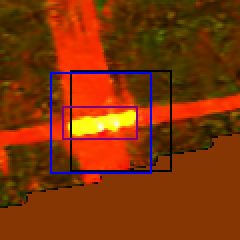
#> input picture data/12_sliced_and_annotated_ASF_data_WITH_BORDERS/S1A_IW_GRDH_1SDV_20210106T015004_20210106T015033_036011_04381A_71E9/subset10.png, 120 x 120 px, given as the content of the folder ../data/8_rgb_png_ASF_data/, which was not available (shown 2 times larger)
$ python 4_png_file_denoising.py
#> lines starting #> are read from the running program, lines starting #| are printed output that depends on the picture

from src.constants import RGB_PNG_ASF_DATA_PATH, SLICED_ASF_DATA_PATH

import os
import rasterio
import cv2
from tqdm import tqdm

sentinel_files = [file for file in os.listdir(RGB_PNG_ASF_DATA_PATH) if file.endswith('.png')]
number_of_sentinel_files = len(sentinel_files)
print(sentinel_files)

for file in tqdm(sentinel_files):
    input_filepath = RGB_PNG_ASF_DATA_PATH + file
    # output_filepath1 = RGB_PNG_ASF_DATA_PATH + 'denoised_' + file
    output_filepath1 = SLICED_ASF_DATA_PATH + file

    # IMAGE DENOISING
    img = cv2.imread(input_filepath)
#> img is the input picture: shape (120, 120, 3); mean B, G, R 6.2, 52.1, 128.4
    dst = cv2.fastNlMeansDenoisingColored(img, None, 10, 10, 7, 15)
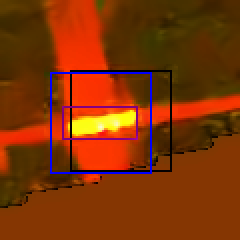
#> dst: shape (120, 120, 3) (shown 2 times larger); mean B, G, R 6.1, 51.8, 127.4
    cv2.imwrite(output_filepath1, dst)

$ run again, on data/12_sliced_and_annotated_ASF_data_WITH_BORDERS/S1A_IW_GRDH_1SDV_20210118T135238_20210118T135303_036193_043E88_BD9D/subset122.png
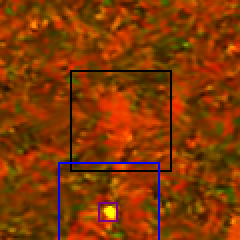
#> input picture data/12_sliced_and_annotated_ASF_data_WITH_BORDERS/S1A_IW_GRDH_1SDV_20210118T135238_20210118T135303_036193_043E88_BD9D/subset122.png, 120 x 120 px, given as the content of the folder ../data/8_rgb_png_ASF_data/, which was not available (shown 2 times larger)
#> img is the input picture: shape (120, 120, 3); mean B, G, R 3, 56.2, 131.3
#> `dst = cv2.fastNlMeansDenoisingColored(img, None, 10, 10, 7, 15)`:
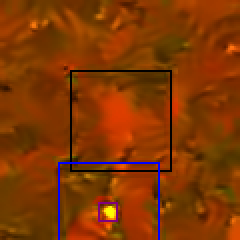
#> dst: shape (120, 120, 3) (shown 2 times larger); mean B, G, R 2.9, 55.4, 129.9

$ run again, on data/12_sliced_and_annotated_ASF_data_WITH_BORDERS/S1A_IW_GRDH_1SDV_20210118T135238_20210118T135303_036193_043E88_BD9D/subset124.png
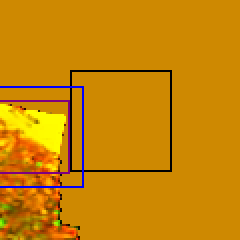
#> input picture data/12_sliced_and_annotated_ASF_data_WITH_BORDERS/S1A_IW_GRDH_1SDV_20210118T135238_20210118T135303_036193_043E88_BD9D/subset124.png, 120 x 120 px, given as the content of the folder ../data/8_rgb_png_ASF_data/, which was not available (shown 2 times larger)
#> img is the input picture: shape (120, 120, 3); mean B, G, R 4.2, 133.2, 201.1
#> `dst = cv2.fastNlMeansDenoisingColored(img, None, 10, 10, 7, 15)`:
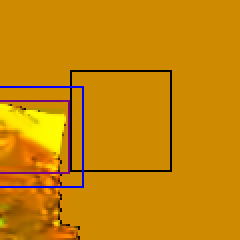
#> dst: shape (120, 120, 3) (shown 2 times larger); mean B, G, R 3.5, 133.9, 200.8
